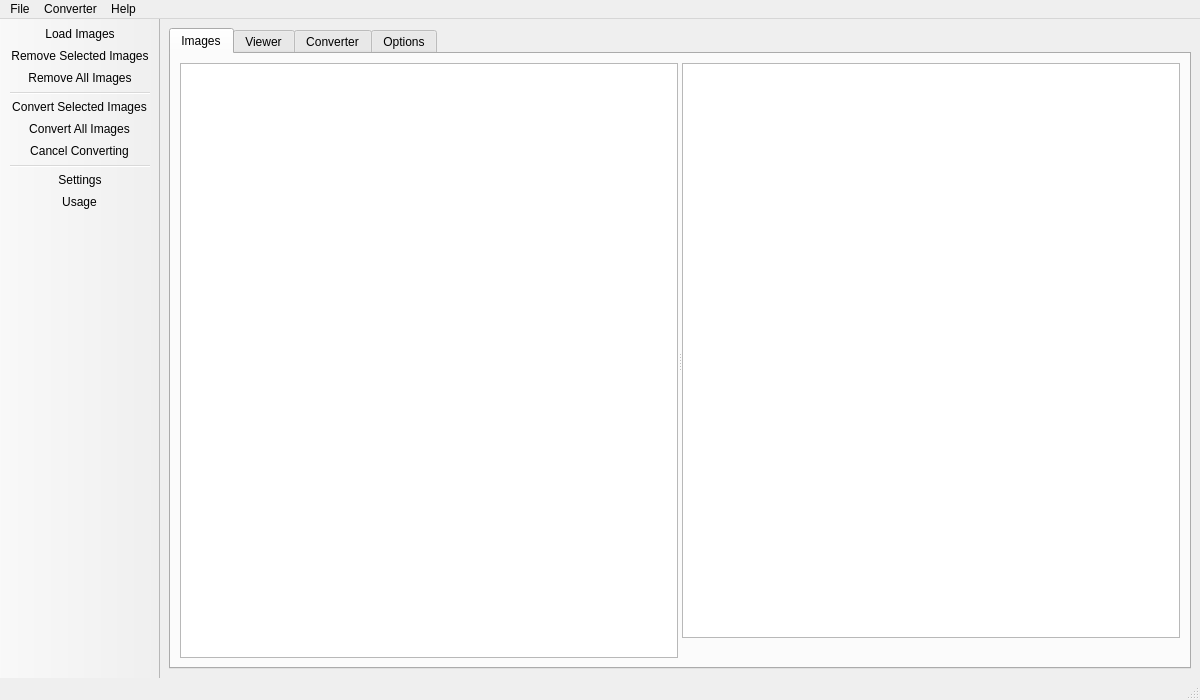
<?xml version="1.0" encoding="UTF-8"?>
<ui version="4.0">
 <class>MainWindow</class>
 <widget class="QMainWindow" name="MainWindow">
  <property name="geometry">
   <rect>
    <x>0</x>
    <y>0</y>
    <width>1200</width>
    <height>700</height>
   </rect>
  </property>
  <property name="windowTitle">
   <string>HALIC Lossless Image Converter</string>
  </property>
  <property name="windowIcon">
   <iconset resource="icons.qrc">
    <normaloff>:/icons/halic_logo.png</normaloff>:/icons/halic_logo.png</iconset>
  </property>
  <property name="iconSize">
   <size>
    <width>32</width>
    <height>32</height>
   </size>
  </property>
  <widget class="QWidget" name="centralwidget">
   <layout class="QHBoxLayout" name="horizontalLayout_3">
    <item>
     <widget class="QTabWidget" name="tabWidget">
      <property name="currentIndex">
       <number>0</number>
      </property>
      <widget class="QWidget" name="tab1">
       <attribute name="title">
        <string>Images</string>
       </attribute>
       <layout class="QVBoxLayout" name="verticalLayout_2">
        <item>
         <widget class="QSplitter" name="splitter">
          <property name="orientation">
           <enum>Qt::Horizontal</enum>
          </property>
          <widget class="QListWidget" name="listImages">
           <property name="selectionMode">
            <enum>QAbstractItemView::ExtendedSelection</enum>
           </property>
           <property name="iconSize">
            <size>
             <width>160</width>
             <height>160</height>
            </size>
           </property>
           <property name="movement">
            <enum>QListView::Static</enum>
           </property>
           <property name="flow">
            <enum>QListView::LeftToRight</enum>
           </property>
           <property name="resizeMode">
            <enum>QListView::Adjust</enum>
           </property>
           <property name="spacing">
            <number>10</number>
           </property>
           <property name="viewMode">
            <enum>QListView::IconMode</enum>
           </property>
           <property name="uniformItemSizes">
            <bool>true</bool>
           </property>
           <property name="itemAlignment">
            <set>Qt::AlignCenter</set>
           </property>
          </widget>
          <widget class="QWidget" name="layoutWidget">
           <layout class="QVBoxLayout" name="verticalLayout">
            <item>
             <widget class="QGraphicsView" name="graphicsView">
              <property name="verticalScrollBarPolicy">
               <enum>Qt::ScrollBarAlwaysOff</enum>
              </property>
              <property name="horizontalScrollBarPolicy">
               <enum>Qt::ScrollBarAlwaysOff</enum>
              </property>
             </widget>
            </item>
            <item>
             <widget class="QLabel" name="labelImageInfo">
              <property name="text">
               <string/>
              </property>
              <property name="alignment">
               <set>Qt::AlignLeading|Qt::AlignLeft|Qt::AlignTop</set>
              </property>
             </widget>
            </item>
           </layout>
          </widget>
         </widget>
        </item>
       </layout>
      </widget>
      <widget class="QWidget" name="tab3">
       <attribute name="title">
        <string>Viewer</string>
       </attribute>
       <layout class="QHBoxLayout" name="horizontalLayout_2">
        <item>
         <widget class="QGraphicsView" name="graphicsViewViewer"/>
        </item>
       </layout>
      </widget>
      <widget class="QWidget" name="tab2">
       <attribute name="title">
        <string>Converter</string>
       </attribute>
       <layout class="QVBoxLayout" name="verticalLayout_3">
        <item>
         <widget class="QTableWidget" name="tableWidget">
          <property name="editTriggers">
           <set>QAbstractItemView::NoEditTriggers</set>
          </property>
          <property name="showDropIndicator" stdset="0">
           <bool>false</bool>
          </property>
          <property name="dragDropOverwriteMode">
           <bool>false</bool>
          </property>
          <property name="alternatingRowColors">
           <bool>true</bool>
          </property>
          <property name="selectionBehavior">
           <enum>QAbstractItemView::SelectRows</enum>
          </property>
          <attribute name="horizontalHeaderStretchLastSection">
           <bool>true</bool>
          </attribute>
          <attribute name="verticalHeaderMinimumSectionSize">
           <number>20</number>
          </attribute>
          <attribute name="verticalHeaderDefaultSectionSize">
           <number>25</number>
          </attribute>
          <column>
           <property name="text">
            <string>Filename</string>
           </property>
          </column>
          <column>
           <property name="text">
            <string>Format</string>
           </property>
          </column>
          <column>
           <property name="text">
            <string>Original Size</string>
           </property>
          </column>
          <column>
           <property name="text">
            <string>Converted Size</string>
           </property>
          </column>
          <column>
           <property name="text">
            <string>Ratio</string>
           </property>
          </column>
          <column>
           <property name="text">
            <string>Time</string>
           </property>
          </column>
          <column>
           <property name="text">
            <string>State</string>
           </property>
          </column>
         </widget>
        </item>
       </layout>
      </widget>
      <widget class="QWidget" name="tab4">
       <attribute name="title">
        <string>Options</string>
       </attribute>
       <widget class="QGroupBox" name="groupBox_3">
        <property name="geometry">
         <rect>
          <x>12</x>
          <y>10</y>
          <width>185</width>
          <height>51</height>
         </rect>
        </property>
        <property name="title">
         <string>OUTPUT FORMAT</string>
        </property>
        <property name="alignment">
         <set>Qt::AlignCenter</set>
        </property>
        <widget class="QWidget" name="layoutWidget_4">
         <property name="geometry">
          <rect>
           <x>10</x>
           <y>20</y>
           <width>168</width>
           <height>26</height>
          </rect>
         </property>
         <layout class="QHBoxLayout" name="horizontalLayout">
          <item>
           <widget class="QLabel" name="label">
            <property name="text">
             <string>Convert To :</string>
            </property>
           </widget>
          </item>
          <item>
           <widget class="QComboBox" name="comboFormat">
            <property name="currentIndex">
             <number>0</number>
            </property>
            <property name="maxCount">
             <number>200</number>
            </property>
            <item>
             <property name="text">
              <string>HALIC</string>
             </property>
            </item>
            <item>
             <property name="text">
              <string>AVIF</string>
             </property>
            </item>
            <item>
             <property name="text">
              <string>BCM</string>
             </property>
            </item>
            <item>
             <property name="text">
              <string>BIM</string>
             </property>
            </item>
            <item>
             <property name="text">
              <string>BMF</string>
             </property>
            </item>
            <item>
             <property name="text">
              <string>BMP</string>
             </property>
            </item>
            <item>
             <property name="text">
              <string>EMMA</string>
             </property>
            </item>
            <item>
             <property name="text">
              <string>FLIC</string>
             </property>
            </item>
            <item>
             <property name="text">
              <string>FOX</string>
             </property>
            </item>
            <item>
             <property name="text">
              <string>GRALIC</string>
             </property>
            </item>
            <item>
             <property name="text">
              <string>HEIF</string>
             </property>
            </item>
            <item>
             <property name="text">
              <string>HLX</string>
             </property>
            </item>
            <item>
             <property name="text">
              <string>JPEG 2000</string>
             </property>
            </item>
            <item>
             <property name="text">
              <string>JPEG LS</string>
             </property>
            </item>
            <item>
             <property name="text">
              <string>JPEG XL</string>
             </property>
            </item>
            <item>
             <property name="text">
              <string>KVICK</string>
             </property>
            </item>
            <item>
             <property name="text">
              <string>LEA</string>
             </property>
            </item>
            <item>
             <property name="text">
              <string>PNG</string>
             </property>
            </item>
            <item>
             <property name="text">
              <string>PNM</string>
             </property>
            </item>
            <item>
             <property name="text">
              <string>PPM</string>
             </property>
            </item>
            <item>
             <property name="text">
              <string>PGM</string>
             </property>
            </item>
            <item>
             <property name="text">
              <string>SLIC</string>
             </property>
            </item>
            <item>
             <property name="text">
              <string>QIC</string>
             </property>
            </item>
            <item>
             <property name="text">
              <string>QLIC</string>
             </property>
            </item>
            <item>
             <property name="text">
              <string>QOI</string>
             </property>
            </item>
            <item>
             <property name="text">
              <string>RAW</string>
             </property>
            </item>
            <item>
             <property name="text">
              <string>SIF</string>
             </property>
            </item>
            <item>
             <property name="text">
              <string>TGA</string>
             </property>
            </item>
            <item>
             <property name="text">
              <string>TIFF</string>
             </property>
            </item>
            <item>
             <property name="text">
              <string>WEBP</string>
             </property>
            </item>
            <item>
             <property name="text">
              <string>WEBP 2</string>
             </property>
            </item>
           </widget>
          </item>
         </layout>
        </widget>
       </widget>
       <widget class="QGroupBox" name="groupBox_4">
        <property name="geometry">
         <rect>
          <x>200</x>
          <y>10</y>
          <width>377</width>
          <height>51</height>
         </rect>
        </property>
        <property name="title">
         <string>OUTPUT FOLDER</string>
        </property>
        <property name="alignment">
         <set>Qt::AlignCenter</set>
        </property>
        <widget class="QWidget" name="layoutWidget">
         <property name="geometry">
          <rect>
           <x>10</x>
           <y>20</y>
           <width>311</width>
           <height>26</height>
          </rect>
         </property>
         <layout class="QHBoxLayout" name="horizontalLayout_6">
          <item>
           <widget class="QRadioButton" name="radioSourceFolder">
            <property name="text">
             <string>Source Folder</string>
            </property>
            <property name="checked">
             <bool>true</bool>
            </property>
           </widget>
          </item>
          <item>
           <widget class="QRadioButton" name="radioFolder">
            <property name="text">
             <string>Folder</string>
            </property>
            <property name="checked">
             <bool>false</bool>
            </property>
           </widget>
          </item>
          <item>
           <widget class="QLineEdit" name="lineEditFolder">
            <property name="readOnly">
             <bool>true</bool>
            </property>
           </widget>
          </item>
         </layout>
        </widget>
        <widget class="QPushButton" name="buttonFolder">
         <property name="enabled">
          <bool>false</bool>
         </property>
         <property name="geometry">
          <rect>
           <x>324</x>
           <y>20</y>
           <width>31</width>
           <height>24</height>
          </rect>
         </property>
         <property name="text">
          <string>...</string>
         </property>
        </widget>
       </widget>
       <widget class="QGroupBox" name="groupBox_5">
        <property name="geometry">
         <rect>
          <x>12</x>
          <y>64</y>
          <width>237</width>
          <height>93</height>
         </rect>
        </property>
        <property name="title">
         <string>HALIC</string>
        </property>
        <property name="alignment">
         <set>Qt::AlignCenter</set>
        </property>
        <layout class="QGridLayout" name="gridLayout">
         <item row="0" column="0">
          <layout class="QHBoxLayout" name="horizontalLayout_4">
           <property name="spacing">
            <number>6</number>
           </property>
           <item>
            <widget class="QRadioButton" name="radioHalicRapid">
             <property name="text">
              <string>Rapid</string>
             </property>
             <property name="checked">
              <bool>false</bool>
             </property>
            </widget>
           </item>
           <item>
            <widget class="QRadioButton" name="radioHalic04">
             <property name="text">
              <string>v0.4</string>
             </property>
            </widget>
           </item>
           <item>
            <widget class="QRadioButton" name="radioHalic07">
             <property name="text">
              <string>V.0.7</string>
             </property>
             <property name="checked">
              <bool>true</bool>
             </property>
            </widget>
           </item>
           <item>
            <widget class="QSpinBox" name="spin_Halic">
             <property name="maximum">
              <number>9</number>
             </property>
             <property name="value">
              <number>1</number>
             </property>
            </widget>
           </item>
          </layout>
         </item>
         <item row="1" column="0">
          <layout class="QHBoxLayout" name="horizontalLayout_8">
           <item>
            <widget class="QCheckBox" name="checkBoxMT">
             <property name="text">
              <string>Multithread</string>
             </property>
            </widget>
           </item>
           <item>
            <widget class="QCheckBox" name="checkBoxFast">
             <property name="text">
              <string>Fast</string>
             </property>
            </widget>
           </item>
          </layout>
         </item>
        </layout>
       </widget>
       <widget class="QGroupBox" name="groupBox_6">
        <property name="geometry">
         <rect>
          <x>253</x>
          <y>64</y>
          <width>88</width>
          <height>93</height>
         </rect>
        </property>
        <property name="title">
         <string>PNG</string>
        </property>
        <property name="alignment">
         <set>Qt::AlignCenter</set>
        </property>
        <layout class="QVBoxLayout" name="verticalLayout_4">
         <item>
          <layout class="QHBoxLayout" name="horizontalLayout_5">
           <item>
            <widget class="QLabel" name="label_2">
             <property name="text">
              <string>Level</string>
             </property>
            </widget>
           </item>
           <item>
            <widget class="QSpinBox" name="spinPNG">
             <property name="maximum">
              <number>9</number>
             </property>
             <property name="value">
              <number>9</number>
             </property>
            </widget>
           </item>
          </layout>
         </item>
        </layout>
       </widget>
       <widget class="QGroupBox" name="groupBox_7">
        <property name="geometry">
         <rect>
          <x>344</x>
          <y>64</y>
          <width>257</width>
          <height>93</height>
         </rect>
        </property>
        <property name="title">
         <string>JXL</string>
        </property>
        <property name="alignment">
         <set>Qt::AlignCenter</set>
        </property>
        <widget class="QWidget" name="">
         <property name="geometry">
          <rect>
           <x>160</x>
           <y>36</y>
           <width>85</width>
           <height>33</height>
          </rect>
         </property>
         <layout class="QHBoxLayout" name="horizontalLayout_12">
          <item>
           <widget class="QLabel" name="label_5">
            <property name="text">
             <string>Thread</string>
            </property>
           </widget>
          </item>
          <item>
           <widget class="QSpinBox" name="spinJXL_Thread">
            <property name="maximum">
             <number>32</number>
            </property>
            <property name="value">
             <number>1</number>
            </property>
           </widget>
          </item>
         </layout>
        </widget>
        <widget class="QRadioButton" name="radio_Jxl_9">
         <property name="geometry">
          <rect>
           <x>11</x>
           <y>44</y>
           <width>38</width>
           <height>20</height>
          </rect>
         </property>
         <property name="text">
          <string>0.9</string>
         </property>
         <property name="checked">
          <bool>true</bool>
         </property>
        </widget>
        <widget class="QSpinBox" name="spinJXL">
         <property name="geometry">
          <rect>
           <x>103</x>
           <y>43</y>
           <width>45</width>
           <height>22</height>
          </rect>
         </property>
         <property name="minimum">
          <number>1</number>
         </property>
         <property name="maximum">
          <number>9</number>
         </property>
         <property name="value">
          <number>1</number>
         </property>
        </widget>
        <widget class="QRadioButton" name="radio_Jxl_10">
         <property name="geometry">
          <rect>
           <x>55</x>
           <y>44</y>
           <width>42</width>
           <height>20</height>
          </rect>
         </property>
         <property name="text">
          <string>0.10</string>
         </property>
         <property name="checked">
          <bool>false</bool>
         </property>
        </widget>
       </widget>
       <widget class="QGroupBox" name="groupBox_8">
        <property name="geometry">
         <rect>
          <x>604</x>
          <y>64</y>
          <width>177</width>
          <height>93</height>
         </rect>
        </property>
        <property name="title">
         <string>WEBP</string>
        </property>
        <property name="alignment">
         <set>Qt::AlignCenter</set>
        </property>
        <layout class="QHBoxLayout" name="horizontalLayout_10">
         <item>
          <layout class="QHBoxLayout" name="horizontalLayout_11">
           <item>
            <widget class="QLabel" name="label_3">
             <property name="text">
              <string>-m</string>
             </property>
             <property name="alignment">
              <set>Qt::AlignRight|Qt::AlignTrailing|Qt::AlignVCenter</set>
             </property>
            </widget>
           </item>
           <item>
            <widget class="QSpinBox" name="spinWebp_m">
             <property name="maximum">
              <number>6</number>
             </property>
             <property name="value">
              <number>4</number>
             </property>
            </widget>
           </item>
           <item>
            <widget class="QLabel" name="label_4">
             <property name="text">
              <string>-z</string>
             </property>
             <property name="alignment">
              <set>Qt::AlignRight|Qt::AlignTrailing|Qt::AlignVCenter</set>
             </property>
            </widget>
           </item>
           <item>
            <widget class="QSpinBox" name="spinWebp_z">
             <property name="maximum">
              <number>9</number>
             </property>
             <property name="value">
              <number>0</number>
             </property>
            </widget>
           </item>
          </layout>
         </item>
        </layout>
       </widget>
      </widget>
     </widget>
    </item>
   </layout>
  </widget>
  <widget class="QMenuBar" name="menubar">
   <property name="geometry">
    <rect>
     <x>0</x>
     <y>0</y>
     <width>1200</width>
     <height>22</height>
    </rect>
   </property>
   <widget class="QMenu" name="menuLoad_Images">
    <property name="title">
     <string>File</string>
    </property>
    <addaction name="actionLoad_Images"/>
    <addaction name="separator"/>
    <addaction name="actionRemove_Selected_Images"/>
    <addaction name="actionRemove_All_Images"/>
    <addaction name="separator"/>
    <addaction name="actionQuit"/>
   </widget>
   <widget class="QMenu" name="menuConverter">
    <property name="title">
     <string>Converter</string>
    </property>
    <addaction name="actionConvert_Selected_Images"/>
    <addaction name="actionConvert_All_Images"/>
    <addaction name="actionCancel_Converting"/>
    <addaction name="separator"/>
    <addaction name="actionSettings"/>
   </widget>
   <widget class="QMenu" name="menuHelp">
    <property name="title">
     <string>Help</string>
    </property>
    <addaction name="actionUsage"/>
    <addaction name="actionAbout"/>
    <addaction name="actionAbout_Qt"/>
   </widget>
   <addaction name="menuLoad_Images"/>
   <addaction name="menuConverter"/>
   <addaction name="menuHelp"/>
  </widget>
  <widget class="QStatusBar" name="statusbar"/>
  <widget class="QToolBar" name="toolBar">
   <property name="windowTitle">
    <string>toolBar</string>
   </property>
   <property name="movable">
    <bool>false</bool>
   </property>
   <property name="iconSize">
    <size>
     <width>24</width>
     <height>24</height>
    </size>
   </property>
   <attribute name="toolBarArea">
    <enum>LeftToolBarArea</enum>
   </attribute>
   <attribute name="toolBarBreak">
    <bool>false</bool>
   </attribute>
   <addaction name="actionLoad_Images"/>
   <addaction name="actionRemove_Selected_Images"/>
   <addaction name="actionRemove_All_Images"/>
   <addaction name="separator"/>
   <addaction name="actionConvert_Selected_Images"/>
   <addaction name="actionConvert_All_Images"/>
   <addaction name="actionCancel_Converting"/>
   <addaction name="separator"/>
   <addaction name="actionSettings"/>
   <addaction name="actionUsage"/>
  </widget>
  <action name="actionAbout">
   <property name="icon">
    <iconset resource="icons.qrc">
     <normaloff>:/icons/Slayt7.png</normaloff>:/icons/Slayt7.png</iconset>
   </property>
   <property name="text">
    <string>About</string>
   </property>
  </action>
  <action name="actionAbout_Qt">
   <property name="icon">
    <iconset resource="icons.qrc">
     <normaloff>:/icons/Sunu12.png</normaloff>:/icons/Sunu12.png</iconset>
   </property>
   <property name="text">
    <string>About Qt</string>
   </property>
  </action>
  <action name="actionUsage">
   <property name="icon">
    <iconset resource="icons.qrc">
     <normaloff>:/icons/Slayt14.png</normaloff>:/icons/Slayt14.png</iconset>
   </property>
   <property name="text">
    <string>Usage</string>
   </property>
  </action>
  <action name="actionConvert_Selected_Images">
   <property name="icon">
    <iconset resource="icons.qrc">
     <normaloff>:/icons/Slayt1.png</normaloff>:/icons/Slayt1.png</iconset>
   </property>
   <property name="text">
    <string>Convert Selected Images</string>
   </property>
   <property name="toolTip">
    <string>Convert Selected Images</string>
   </property>
  </action>
  <action name="actionConvert_All_Images">
   <property name="icon">
    <iconset resource="icons.qrc">
     <normaloff>:/icons/Slayt2.png</normaloff>:/icons/Slayt2.png</iconset>
   </property>
   <property name="text">
    <string>Convert All Images</string>
   </property>
   <property name="toolTip">
    <string>Convert All Images</string>
   </property>
  </action>
  <action name="actionQuit">
   <property name="icon">
    <iconset resource="icons.qrc">
     <normaloff>:/icons/Slayt15.png</normaloff>:/icons/Slayt15.png</iconset>
   </property>
   <property name="text">
    <string>Quit</string>
   </property>
  </action>
  <action name="actionLoad_Images">
   <property name="icon">
    <iconset resource="icons.qrc">
     <normaloff>:/icons/Slayt3.png</normaloff>:/icons/Slayt3.png</iconset>
   </property>
   <property name="text">
    <string>Load Images</string>
   </property>
  </action>
  <action name="actionRemove_Selected_Images">
   <property name="icon">
    <iconset resource="icons.qrc">
     <normaloff>:/icons/Slayt11.png</normaloff>:/icons/Slayt11.png</iconset>
   </property>
   <property name="text">
    <string>Remove Selected Images</string>
   </property>
  </action>
  <action name="actionRemove_All_Images">
   <property name="icon">
    <iconset resource="icons.qrc">
     <normaloff>:/icons/Slayt13.png</normaloff>:/icons/Slayt13.png</iconset>
   </property>
   <property name="text">
    <string>Remove All Images</string>
   </property>
  </action>
  <action name="actionSettings">
   <property name="icon">
    <iconset resource="icons.qrc">
     <normaloff>:/icons/Slayt10.png</normaloff>:/icons/Slayt10.png</iconset>
   </property>
   <property name="text">
    <string>Settings</string>
   </property>
  </action>
  <action name="actionCancel_Converting">
   <property name="icon">
    <iconset resource="icons.qrc">
     <normaloff>:/icons/Slayt4.png</normaloff>:/icons/Slayt4.png</iconset>
   </property>
   <property name="text">
    <string>Cancel Converting</string>
   </property>
  </action>
 </widget>
 <resources>
  <include location="icons.qrc"/>
 </resources>
 <connections/>
</ui>
